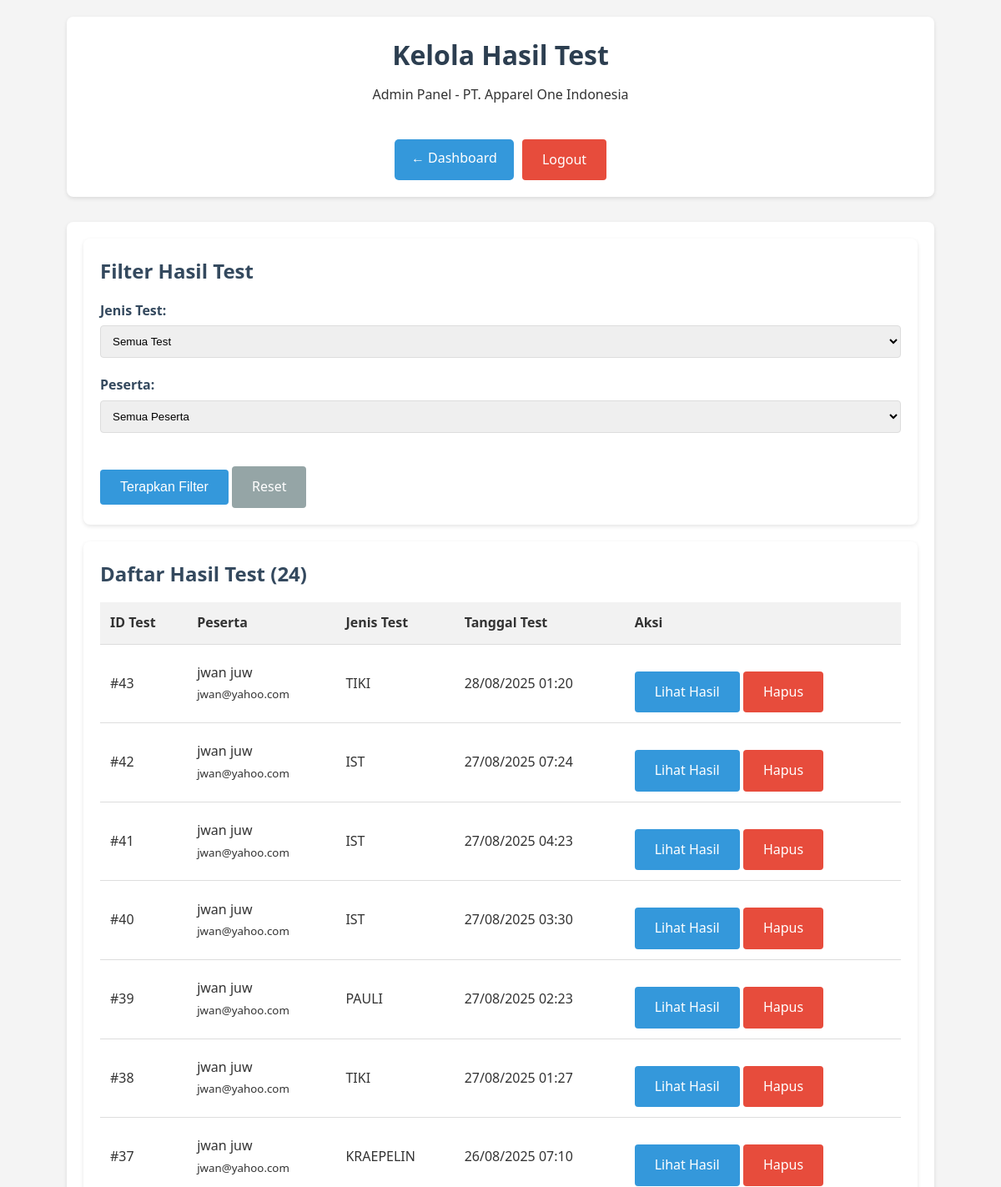
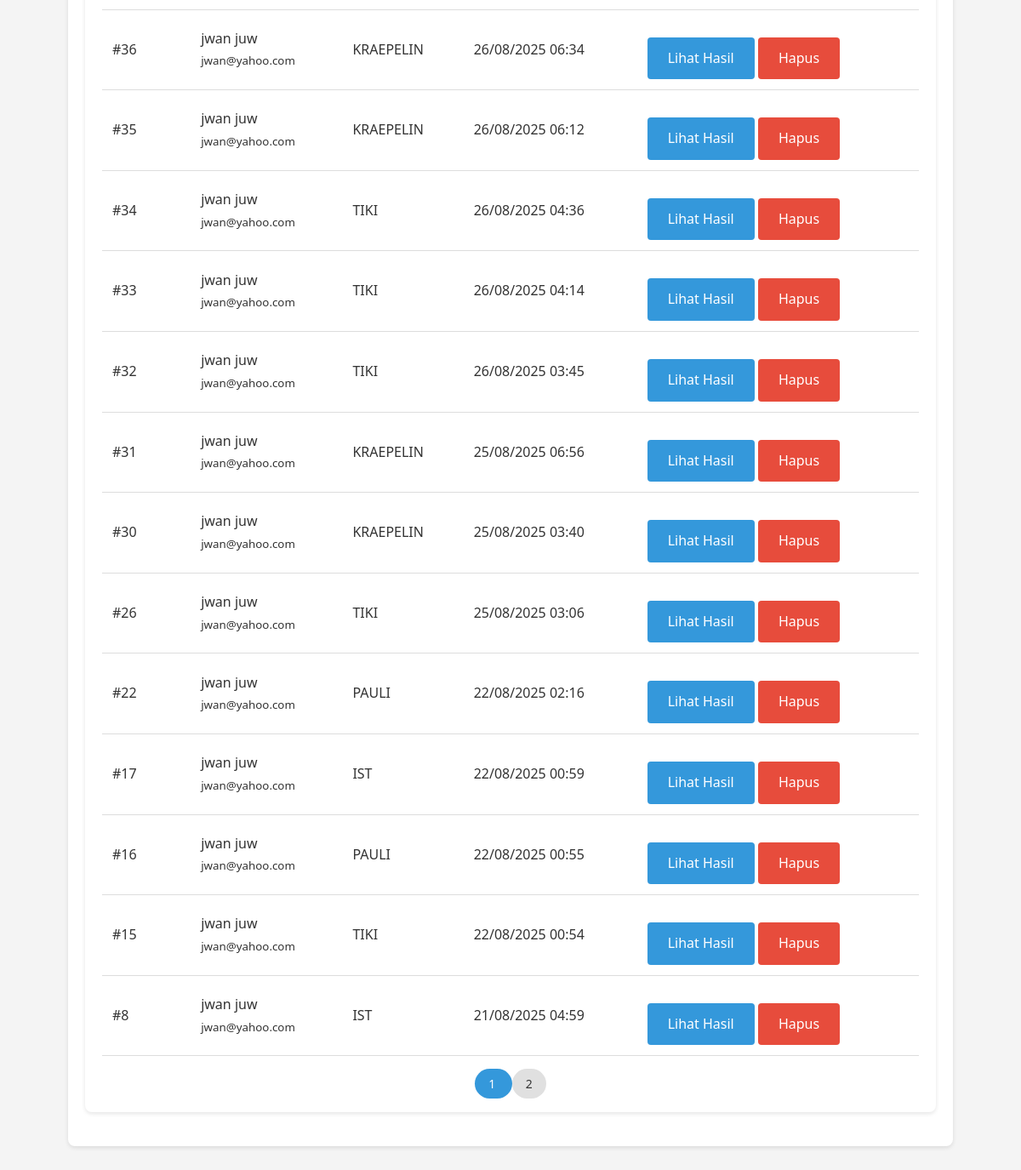
The app's page /pages/admin/results.php (signed in) with its own data (2 pictures, top to bottom).
### tables this page shows
CREATE TABLE `test_results` (
  `id` int(11) NOT NULL,
  `participant_id` int(11) NOT NULL,
  `test_type` enum('TIKI','KRAEPELIN','PAULI','IST') NOT NULL,
  `results` text NOT NULL,
  `created_at` timestamp NOT NULL DEFAULT current_timestamp()
);

CREATE TABLE `participants` (
  `id` int(11) NOT NULL,
  `name` varchar(255) NOT NULL,
  `email` varchar(255) NOT NULL,
  `created_at` timestamp NOT NULL DEFAULT current_timestamp(),
  `password` varchar(255) NOT NULL DEFAULT '',
  `role` enum('admin','peserta') DEFAULT 'peserta'
);

### pages/admin/results.php (the view, shortened to what this page needs)
<?php
$testType = isset($_GET['test']) ? strtoupper(trim($_GET['test'])) : '';
$participantId = isset($_GET['participant_id']) ? (int)$_GET['participant_id'] : 0;
$page = isset($_GET['page']) ? (int)$_GET['page'] : 1;
$limit = 20;
$offset = ($page - 1) * $limit;
try {
    $db = getDBConnection();
    $where = [];
    $whereClause = $where ? 'WHERE ' . implode(' AND ', $where) : '';
    $countQuery = "SELECT COUNT(*) as total FROM test_results tr $whereClause";
    $stmt = $db->prepare($countQuery);
    $stmt->execute();
    $totalResults = $stmt->fetch(PDO::FETCH_ASSOC)['total'];
    $totalPages = ceil($totalResults / $limit);
    $query = "SELECT tr.*, p.name as participant_name, p.email
              FROM test_results tr
              LEFT JOIN participants p ON tr.participant_id = p.id
              $whereClause
              ORDER BY tr.created_at DESC
              LIMIT :limit OFFSET :offset";
    $stmt = $db->prepare($query);
    $stmt->bindValue(':limit', $limit, PDO::PARAM_INT);
    $stmt->bindValue(':offset', $offset, PDO::PARAM_INT);
    $stmt->execute();
    $results = $stmt->fetchAll(PDO::FETCH_ASSOC);
} catch (PDOException $e) {
    $error = "Error mengambil data hasil test: " . $e->getMessage();
    $results = [];
    $totalPages = 1;
    $allParticipants = [];
}
?>
<!DOCTYPE html>
<html lang="id">
<head>
    <link rel="stylesheet" href="../../assets/css/style.css">
</head>
<body>
    <div class="container">
        <header>
            <h1>Kelola Hasil Test</h1>
            <p>Admin Panel - PT. Apparel One Indonesia</p>
            <div class="user-actions">
                <a href="../dashboard.php" class="btn-back">← Dashboard</a>
                <a href="../../logout.php" class="btn-logout">Logout</a>
            </div>
        </header>
        <div class="admin-section">
            <div class="filter-section">
                <h2>Filter Hasil Test</h2>
                <form method="GET" action="">
                    <div class="form-group">
                        <label>Jenis Test:</label>
                        <select name="test">
                            <option value="">Semua Test</option>
                        </select>
                    </div>
                    <div class="form-group">
                        <label>Peserta:</label>
                        <select name="participant_id">
                            <option value="0">Semua Peserta</option>
                        </select>
                    </div>
                    <button type="submit" class="btn-admin">Terapkan Filter</button>
                    <a href="results.php" class="btn-admin" style="background-color: #95a5a6;">Reset</a>
                </form>
            </div>
            <div class="results-section">
                <h2>Daftar Hasil Test (<?php echo $totalResults; ?>)</h2>
                <?php if (count($results) > 0): ?>
                <table class="results-table">
                    <tr>
                        <th>ID Test</th>
                        <th>Peserta</th>
                        <th>Jenis Test</th>
                        <th>Tanggal Test</th>
                        <th>Aksi</th>
                    </tr>
                    <?php foreach ($results as $result): ?>
                    <tr>
                        <td>#<?php echo $result['id']; ?></td>
                        <td>
                            <?php echo htmlspecialchars($result['participant_name']); ?><br>
                            <small><?php echo htmlspecialchars($result['email']); ?></small>
                        </td>
                        <td><?php echo $result['test_type']; ?></td>
                        <td><?php echo date('d/m/Y H:i', strtotime($result['created_at'])); ?></td>
                        <td>
                            <a href="../results.php?test=<?php echo strtolower($result['test_type']); ?>&id=<?php echo $result['id']; ?>"
                               class="btn-view" target="_blank">Lihat Hasil</a>
                            <a href="result_delete.php?id=<?php echo $result['id']; ?>"
                               class="btn-logout"
                               onclick="return confirm('Hapus hasil test ini?')">Hapus</a>
                        </td>
                    </tr>
                    <?php endforeach; ?>
                </table>
                <?php if ($totalPages > 1): ?>
                <div class="pagination" style="margin-top: 20px; text-align: center;">
                    <?php for ($i = 1; $i <= $totalPages; $i++): ?>
                    <a href="?page=<?php echo $i; ?>&test=<?php echo urlencode($testType); ?>&participant_id=<?php echo $participantId; ?>"
                       class="btn-filter <?php echo $i == $page ? 'active' : ''; ?>">
                        <?php echo $i; ?>
                    </a>
                    <?php endfor; ?>
                </div>
                <?php endif; ?>
                <?php else: ?>
                <p>Tidak ada hasil test ditemukan.</p>
                <?php endif; ?>
            </div>
        </div>
    </div>
</body>
</html>

### assets/css/style.css (style rules this page uses)
* { margin: 0; padding: 0; box-sizing: border-box; }
body { font-family: 'Segoe UI', Tahoma, Geneva, Verdana, sans-serif; line-height: 1.6; color: #333; background-color: #f4f4f4; }
.container { width: 90%; max-width: 1200px; margin: 0 auto; padding: 20px; }
header { text-align: center; margin-bottom: 30px; padding: 20px; background-color: #fff; border-radius: 8px; box-shadow: 0 2px 5px rgba(0,0,0,0.1); }
h1 { color: #2c3e50; margin-bottom: 10px; }
h2 { color: #34495e; margin-bottom: 15px; }
.form-group { margin-bottom: 15px; }
label { display: block; margin-bottom: 5px; font-weight: bold; }
input[type="text"], input[type="email"], input[type="number"], select { width: 100%; padding: 10px; border: 1px solid #ddd; border-radius: 4px; }
.btn-submit, .btn-back, .btn-test, .btn-view, .btn-logout { display: inline-block; background-color: #3498db; color: white; padding: 12px 24px; border: none; border-radius: 4px; cursor: pointer; text-decoration: none; font-size: 16px; margin-top: 20px; text-align: center; }
.btn-logout { background-color: #e74c3c; }
.results-section, .chart-section { background-color: #fff; padding: 20px; margin-bottom: 20px; border-radius: 8px; box-shadow: 0 2px 5px rgba(0,0,0,0.1); }
.results-table, .history-table { width: 100%; border-collapse: collapse; margin-top: 15px; }
.results-table th, .results-table td, .history-table th, .history-table td { padding: 12px; text-align: left; border-bottom: 1px solid #ddd; }
.results-table th, .history-table th { background-color: #f2f2f2; font-weight: bold; }
.admin-section { background-color: #fff; padding: 20px; margin-bottom: 20px; border-radius: 8px; box-shadow: 0 2px 5px rgba(0,0,0,0.1); }
.btn-admin { display: inline-block; background-color: #3498db; color: white; padding: 12px 24px; border: none; border-radius: 4px; cursor: pointer; text-decoration: none; font-size: 16px; margin-top: 20px; }
.user-actions { margin-top: 20px; display: flex; gap: 10px; justify-content: center; }
.filter-section { background-color: #fff; padding: 20px; margin-bottom: 20px; border-radius: 8px; box-shadow: 0 2px 5px rgba(0,0,0,0.1); }
.btn-filter { padding: 8px 16px; background-color: #e0e0e0; color: #333; text-decoration: none; border-radius: 20px; font-size: 14px; }
.btn-filter:hover, .btn-filter.active { background-color: #3498db; color: white; }
.form-group { margin-bottom: 20px; }
.form-group label { display: block; margin-bottom: 5px; font-weight: bold; color: #34495e; }
.btn-back { display: inline-block; padding: 10px 20px; background-color: #3498db; color: white; text-decoration: none; border-radius: 5px; }

### records on screen
test_results: id "43", participant.name "jwan juw", participant.email "jwan@yahoo.com", test_type "TIKI", created_at "28/08/2025 01:20"
test_results: id "42", participant.name "jwan juw", participant.email "jwan@yahoo.com", test_type "IST", created_at "27/08/2025 07:24"
test_results: id "41", participant.name "jwan juw", participant.email "jwan@yahoo.com", test_type "IST", created_at "27/08/2025 04:23"
test_results: id "40", participant.name "jwan juw", participant.email "jwan@yahoo.com", test_type "IST", created_at "27/08/2025 03:30"
test_results: id "39", participant.name "jwan juw", participant.email "jwan@yahoo.com", test_type "PAULI", created_at "27/08/2025 02:23"
test_results: id "38", participant.name "jwan juw", participant.email "jwan@yahoo.com", test_type "TIKI", created_at "27/08/2025 01:27"
test_results: id "37", participant.name "jwan juw", participant.email "jwan@yahoo.com", test_type "KRAEPELIN", created_at "26/08/2025 07:10"
test_results: id "36", participant.name "jwan juw", participant.email "jwan@yahoo.com", test_type "KRAEPELIN", created_at "26/08/2025 06:34"
test_results: id "35", participant.name "jwan juw", participant.email "jwan@yahoo.com", test_type "KRAEPELIN", created_at "26/08/2025 06:12"
test_results: id "34", participant.name "jwan juw", participant.email "jwan@yahoo.com", test_type "TIKI", created_at "26/08/2025 04:36"
test_results: id "33", participant.name "jwan juw", participant.email "jwan@yahoo.com", test_type "TIKI", created_at "26/08/2025 04:14"
test_results: id "32", participant.name "jwan juw", participant.email "jwan@yahoo.com", test_type "TIKI", created_at "26/08/2025 03:45"
test_results: id "31", participant.name "jwan juw", participant.email "jwan@yahoo.com", test_type "KRAEPELIN", created_at "25/08/2025 06:56"
test_results: id "30", participant.name "jwan juw", participant.email "jwan@yahoo.com", test_type "KRAEPELIN", created_at "25/08/2025 03:40"
test_results: id "26", participant.name "jwan juw", participant.email "jwan@yahoo.com", test_type "TIKI", created_at "25/08/2025 03:06"
test_results: id "22", participant.name "jwan juw", participant.email "jwan@yahoo.com", test_type "PAULI", created_at "22/08/2025 02:16"
test_results: id "17", participant.name "jwan juw", participant.email "jwan@yahoo.com", test_type "IST", created_at "22/08/2025 00:59"
test_results: id "16", participant.name "jwan juw", participant.email "jwan@yahoo.com", test_type "PAULI", created_at "22/08/2025 00:55"
test_results: id "15", participant.name "jwan juw", participant.email "jwan@yahoo.com", test_type "TIKI", created_at "22/08/2025 00:54"
test_results: id "8", participant.name "jwan juw", participant.email "jwan@yahoo.com", test_type "IST", created_at "21/08/2025 04:59"

### other values on screen
$totalResults "24"
